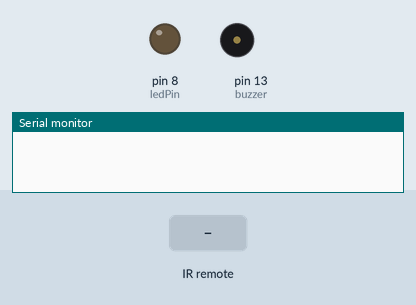
Simulated run of this sketch. Board: Arduino Uno, built with avr-gcc and run on an emulated ATmega328P. Shown: output pins drawn as LEDs (lit = HIGH), buzzer (waves = sounding, pin HIGH), the last lines printed to the serial monitor. Inputs (shaded band) come from the test bench.

Above: at 1.2 s.
1.3 s: infrared code 0xF30CFF00 received
At 1.45 s:
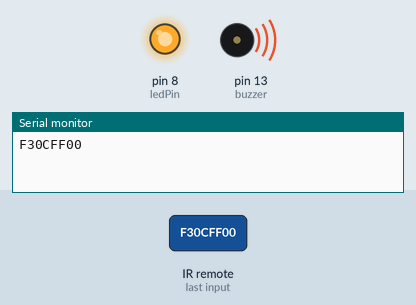
At 2.8 s:
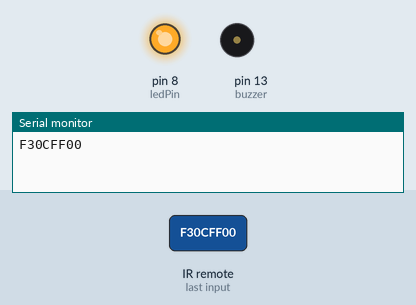
4.6 s: infrared code 0xE916FF00 received
At 5.1 s:
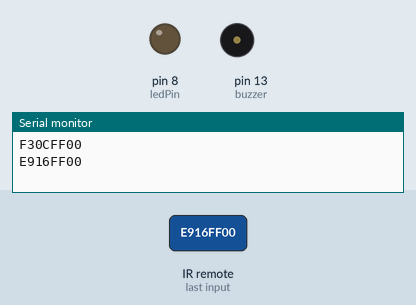
Timing chart, 0 to 7.6 s (numbered marks = the images above; inputs shaded):
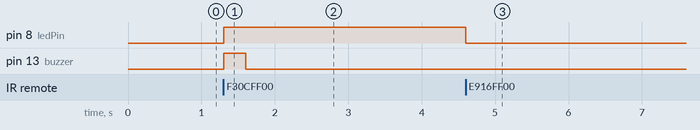

The sketch:

LAMPE_AVEC_DEUX_TELECOMANDES.ino
```cpp
#include<IRremote.h>
IRrecv IR(3);
int buzzer = 13;
int ledPin = 8;

void setup() {
  // put your setup code here, to run once:
  pinMode(buzzer, OUTPUT);
IR.enableIRIn();
pinMode(ledPin, OUTPUT);
Serial.begin(9600);

}

void loop() {
  // put your main code here, to run  repeatedly:
if(IR.decode()){
  Serial.println(IR.decodedIRData.decodedRawData, HEX );
if((IR.decodedIRData.decodedRawData == 0xC9418F01) ||(IR.decodedIRData.decodedRawData == 0xF30CFF00)){
digitalWrite(ledPin, HIGH);
  digitalWrite(buzzer, HIGH);
  delay(300);
  digitalWrite(buzzer, LOW);
}
else if((IR.decodedIRData.decodedRawData == 0xE916FF00 )||(IR.decodedIRData.decodedRawData == 0x47997125
)){
digitalWrite(ledPin, LOW);
digitalWrite(buzzer, LOW);
}
delay(10);
IR.resume();
}
}
```

Measured:
- after the input at 1.3 s, pin 8 (ledPin): LOW → HIGH at once; pin 13 (buzzer): LOW → HIGH at once, → LOW 0.30 s later
- after the input at 4.6 s, pin 8 (ledPin): HIGH → LOW at once
